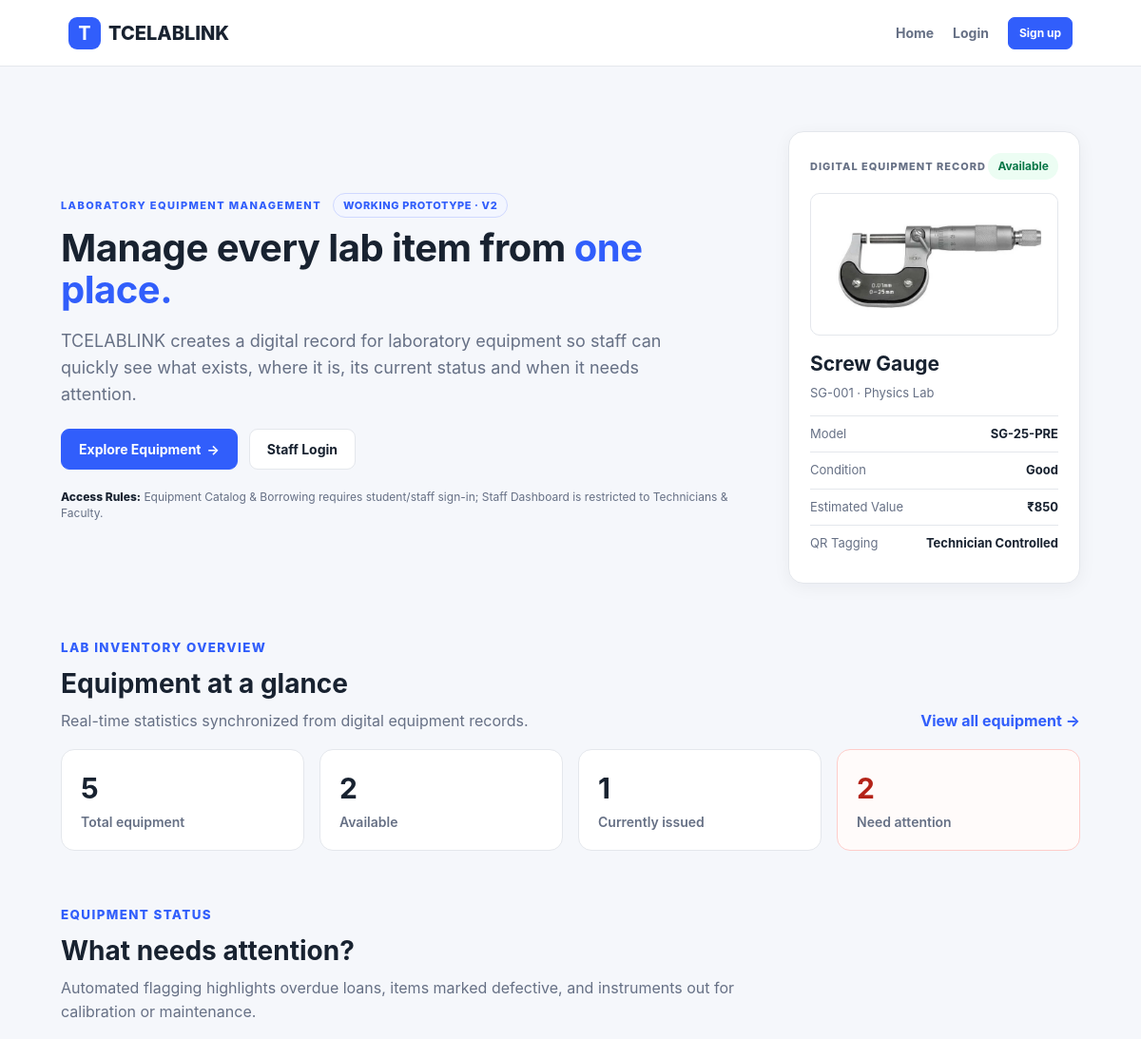
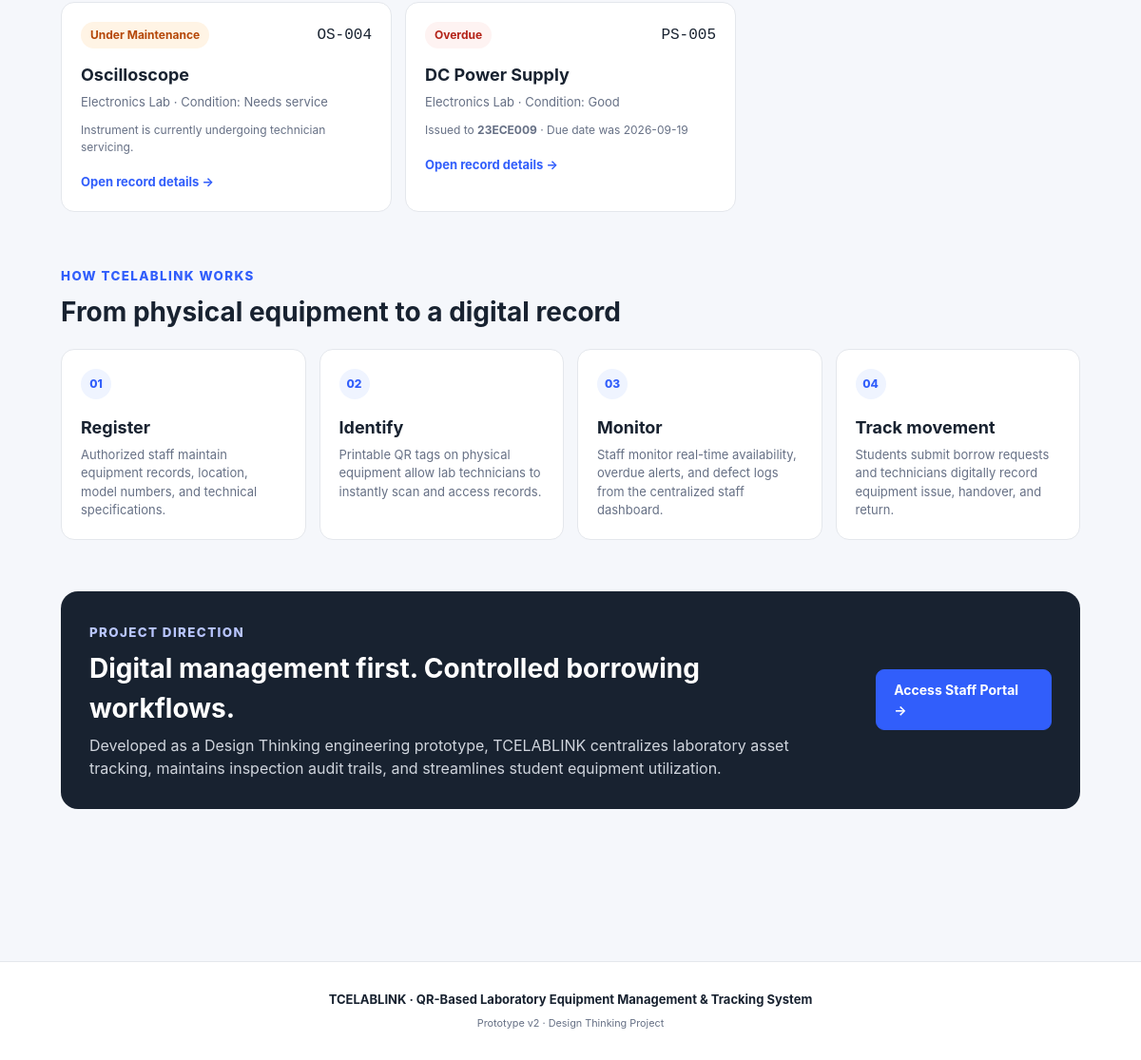
The page / on the database its author committed (2 pictures, top to bottom).
### app.py (models this page shows, shortened)
class Equipment(db.Model):
    __tablename__ = 'equipment'
    id = db.Column(db.String(50), primary_key=True)
    name = db.Column(db.String(100), nullable=False)
    category = db.Column(db.String(100), nullable=False)
    location = db.Column(db.String(100), nullable=False)
    status = db.Column(db.String(50), nullable=False, default='Available')
    condition = db.Column(db.String(50), nullable=False, default='Good')
    student = db.Column(db.String(50), default='', nullable=True)
    due = db.Column(db.String(50), default='', nullable=True)
    photo = db.Column(db.String(255), nullable=True)
    model = db.Column(db.String(100), nullable=True)
    specs = db.Column(db.JSON, default=dict)
    cost = db.Column(db.Integer, default=0)
    description = db.Column(db.Text, nullable=True)
    vendor = db.Column(db.String(100), nullable=True)
    purchase_date = db.Column(db.String(50), nullable=True)
    total_qty = db.Column(db.Integer, default=10)
    available_qty = db.Column(db.Integer, default=10)

### app.py (the view)
@app.route('/')
def index():
    refresh_status()
    equipment_list = Equipment.query.all()
    c = {
        'total': len(equipment_list),
        'available': sum(1 for e in equipment_list if e.status == 'Available'),
        'issued': sum(1 for e in equipment_list if e.status == 'Issued'),
        'attention': sum(1 for e in equipment_list if e.status in ['Overdue', 'Defective', 'Under Maintenance']),
        'overdue': sum(1 for e in equipment_list if e.status == 'Overdue'),
        'maintenance': sum(1 for e in equipment_list if e.status == 'Under Maintenance')
    }
    return render_template('index.html', counts=c, equipment=equipment_list)

### app.py (called while the page is built)
def refresh_status():
    today = date.today().isoformat()
    equipment_items = Equipment.query.all()
    changed = False
    for e in equipment_items:
        avail = e.available_qty or 0
        status = e.status
        if status == 'All Issued' and avail > 0:
            e.status = 'Available'
            changed = True
        elif status == 'Available' and avail == 0:
            e.status = 'All Issued'
            changed = True
        if e.status == 'Issued' and e.due and e.due < today:
            e.status = 'Overdue'
            changed = True
        elif e.status == 'Overdue' and e.due and e.due >= today:
            e.status = 'Issued'
            changed = True
    if changed:
        db.session.commit()

### templates/index.html (shortened to what this page needs)
{% extends 'base.html' %}
{% block content %}
<section class="hero home-hero management-hero">
  <div class="hero-copy">
    <div class="eyebrow-row">
      <small>LABORATORY EQUIPMENT MANAGEMENT</small>
      <span class="prototype-badge">WORKING PROTOTYPE · V2</span>
    </div>
    <h1>Manage every lab item from <em>one place.</em></h1>
    <p class="hero-lead">
      TCELABLINK creates a digital record for laboratory equipment so staff can quickly see
      what exists, where it is, its current status and when it needs attention.
    </p>
    <div class="hero-actions">
      <a class="btn primary" href="{{ url_for('student') }}">
        Explore Equipment <span>→</span>
      </a>
      {% if session.get('user') and session['user']['role'] in ['technician', 'faculty'] %}
      <a class="btn" href="{{ url_for('admin') }}">Open Staff Dashboard</a>
      {% elif not session.get('user') %}
      <a class="btn" href="{{ url_for('login', next=url_for('admin')) }}">Staff Login</a>
      {% else %}
      <a class="btn" href="{{ url_for('student') }}">View Equipment Catalog</a>
      {% endif %}
    </div>
    <div class="access-policy-note">
      <span class="policy-tag">Access Rules:</span>
      <span>Equipment Catalog & Borrowing requires student/staff sign-in; Staff Dashboard is restricted to Technicians &
        Faculty.</span>
    </div>
  </div>
  <div class="hero-card card management-preview">
    <div class="qr-card-top">
      <span class="mini-label">DIGITAL EQUIPMENT RECORD</span>
      <span class="pill available">Available</span>
    </div>
    <div class="equip-thumb-preview">
      <img src="{{ url_for('static', filename='images/equip/SG-001.jpg') }}" alt="Screw Gauge" class="hero-preview-img"
        onerror="this.style.display='none'; this.nextElementSibling.style.display='flex';">
    </div>
    <h3>Screw Gauge</h3>
    <p>SG-001 · Physics Lab</p>
    <div class="record-line"><span>Model</span><strong>SG-25-PRE</strong></div>
    <div class="record-line"><span>Condition</span><strong>Good</strong></div>
    <div class="record-line"><span>Estimated Value</span><strong>₹850</strong></div>
    <div class="record-line"><span>QR Tagging</span><strong>Technician Controlled</strong></div>
  </div>
</section>
<section class="section-block">
  <div class="section-heading">
    <div>
      <small>LAB INVENTORY OVERVIEW</small>
      <h2>Equipment at a glance</h2>
      <p>Real-time statistics synchronized from digital equipment records.</p>
    </div>
    <a class="text-link" href="{{ url_for('student') }}">View all equipment →</a>
  </div>
  <div class="stats management-stats">
    <div><b>{{ counts.total }}</b><span>Total equipment</span></div>
    <div><b>{{ counts.available }}</b><span>Available</span></div>
    <div><b>{{ counts.issued }}</b><span>Currently issued</span></div>
    <div class="stat-alert"><b>{{ counts.attention }}</b><span>Need attention</span></div>
  </div>
</section>
<section class="section-block">
  <div class="section-heading single">
    <div>
      <small>EQUIPMENT STATUS</small>
      <h2>What needs attention?</h2>
      <p>Automated flagging highlights overdue loans, items marked defective, and instruments out for calibration or
        maintenance.</p>
    </div>
  </div>
  <div class="attention-grid">
    {% for e in equipment if e.status in ['Overdue', 'Defective', 'Under Maintenance'] %}
    <article class="attention-card">
      <div class="row">
        <span class="pill {{ e.status|lower|replace(' ', '-') }}">{{ e.status }}</span>
        <code>{{ e.id }}</code>
      </div>
      <h3>{{ e.name }}</h3>
      <p>{{ e.location }} · Condition: {{ e.condition }}</p>
      {% if e.status == 'Overdue' %}
      <small>Issued to <b>{{ e.student }}</b> · Due date was {{ e.due }}</small>
      {% elif e.status == 'Under Maintenance' %}
      <small>Instrument is currently undergoing technician servicing.</small>
      {% else %}
      <small>Defect flagged. Inspection required before reissue.</small>
      {% endif %}
      <a href="{{ url_for('details', eid=e.id) }}">Open record details →</a>
    </article>
    {% else %}
    <div class="empty-card">No equipment currently requires attention. All units operational!</div>
    {% endfor %}
  </div>
</section>
<section class="section-block workflow-section">
  <div class="section-heading single">
    <div>
      <small>HOW TCELABLINK WORKS</small>
      <h2>From physical equipment to a digital record</h2>
    </div>
  </div>
  <div class="workflow">
    <div class="workflow-step">
      <span>01</span>
      <h3>Register</h3>
      <p>Authorized staff maintain equipment records, location, model numbers, and technical specifications.</p>
    </div>
    <div class="workflow-step">
      <span>02</span>
      <h3>Identify</h3>
      <p>Printable QR tags on physical equipment allow lab technicians to instantly scan and access records.</p>
    </div>
    <div class="workflow-step">
      <span>03</span>
      <h3>Monitor</h3>
      <p>Staff monitor real-time availability, overdue alerts, and defect logs from the centralized staff dashboard.</p>
    </div>
    <div class="workflow-step">
      <span>04</span>
      <h3>Track movement</h3>
      <p>Students submit borrow requests and technicians digitally record equipment issue, handover, and return.</p>
    </div>
  </div>
</section>
<section class="purpose-card">
  <div>
    <small>PROJECT DIRECTION</small>
    <h2>Digital management first. Controlled borrowing workflows.</h2>
    <p>
      Developed as a Design Thinking engineering prototype, TCELABLINK centralizes laboratory asset tracking,
      maintains inspection audit trails, and streamlines student equipment utilization.
    </p>
  </div>
  {% if session.get('user') and session['user']['role'] in ['technician', 'faculty'] %}
  <a class="btn primary" href="{{ url_for('admin') }}">Open Staff Dashboard →</a>
  {% else %}
  <a class="btn primary" href="{{ url_for('login') }}">Access Staff Portal →</a>
  {% endif %}
</section>
{% endblock %}

### rows shown on the page
Equipment: status "Under Maintenance", id "OS-004", name "Oscilloscope", location "Electronics Lab", condition "Needs service", shows "Instrument is currently undergoing technician servicing."
Equipment: status "Overdue", id "PS-005", name "DC Power Supply", location "Electronics Lab", condition "Good", student "23ECE009", due "2026-09-19"

### other values the page prints
{{ counts.total }} "5"
{{ counts.available }} "2"
{{ counts.issued }} "1"
{{ counts.attention }} "2"
